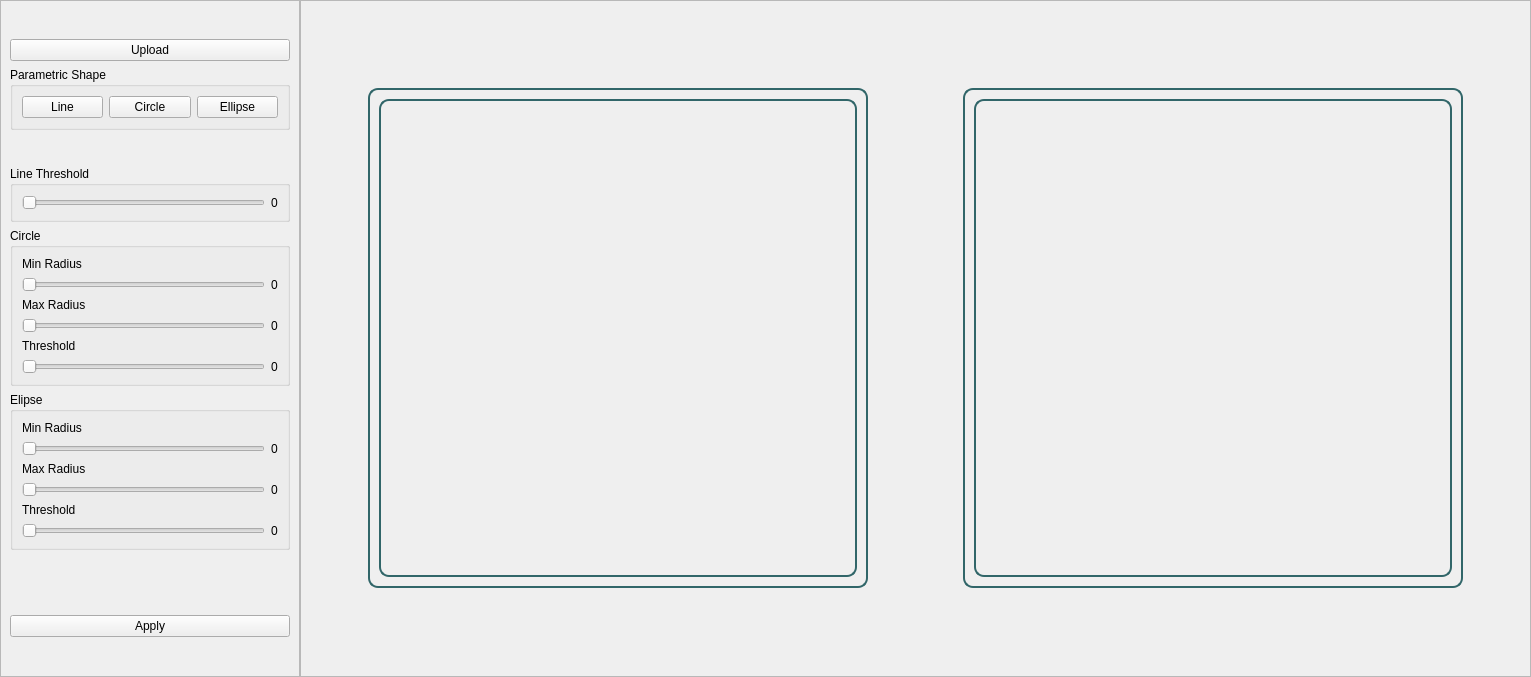
<?xml version="1.0" encoding="UTF-8"?>
<ui version="4.0">
 <class>HoughTransormWidget</class>
 <widget class="QWidget" name="HoughTransormWidget">
  <property name="geometry">
   <rect>
    <x>0</x>
    <y>0</y>
    <width>1531</width>
    <height>677</height>
   </rect>
  </property>
  <property name="windowTitle">
   <string>Form</string>
  </property>
  <layout class="QHBoxLayout" name="horizontalLayout_6">
   <property name="spacing">
    <number>0</number>
   </property>
   <property name="leftMargin">
    <number>0</number>
   </property>
   <property name="topMargin">
    <number>0</number>
   </property>
   <property name="rightMargin">
    <number>0</number>
   </property>
   <property name="bottomMargin">
    <number>0</number>
   </property>
   <item>
    <widget class="QFrame" name="frame_4">
     <property name="maximumSize">
      <size>
       <width>300</width>
       <height>16777215</height>
      </size>
     </property>
     <property name="frameShape">
      <enum>QFrame::StyledPanel</enum>
     </property>
     <property name="frameShadow">
      <enum>QFrame::Raised</enum>
     </property>
     <layout class="QVBoxLayout" name="verticalLayout_5">
      <item>
       <spacer name="verticalSpacer_2">
        <property name="orientation">
         <enum>Qt::Vertical</enum>
        </property>
        <property name="sizeHint" stdset="0">
         <size>
          <width>20</width>
          <height>40</height>
         </size>
        </property>
       </spacer>
      </item>
      <item>
       <widget class="QPushButton" name="uploadImgBtn">
        <property name="text">
         <string>Upload</string>
        </property>
       </widget>
      </item>
      <item>
       <widget class="QGroupBox" name="groupBox">
        <property name="title">
         <string>Parametric Shape</string>
        </property>
        <layout class="QHBoxLayout" name="horizontalLayout">
         <item>
          <widget class="QPushButton" name="lineShapeBtn">
           <property name="text">
            <string>Line</string>
           </property>
          </widget>
         </item>
         <item>
          <widget class="QPushButton" name="circleShapeBtn">
           <property name="text">
            <string>Circle</string>
           </property>
          </widget>
         </item>
         <item>
          <widget class="QPushButton" name="EllipseShapeBtn">
           <property name="text">
            <string>Ellipse</string>
           </property>
          </widget>
         </item>
        </layout>
       </widget>
      </item>
      <item>
       <spacer name="verticalSpacer_3">
        <property name="orientation">
         <enum>Qt::Vertical</enum>
        </property>
        <property name="sizeHint" stdset="0">
         <size>
          <width>20</width>
          <height>40</height>
         </size>
        </property>
       </spacer>
      </item>
      <item>
       <widget class="QGroupBox" name="groupBox_2">
        <property name="title">
         <string>Line Threshold</string>
        </property>
        <layout class="QHBoxLayout" name="horizontalLayout_2">
         <item>
          <widget class="QSlider" name="lineThresholdSlider">
           <property name="orientation">
            <enum>Qt::Horizontal</enum>
           </property>
          </widget>
         </item>
         <item>
          <widget class="QLabel" name="lineThresholdValue">
           <property name="text">
            <string>0</string>
           </property>
          </widget>
         </item>
        </layout>
       </widget>
      </item>
      <item>
       <widget class="QGroupBox" name="groupBox_3">
        <property name="title">
         <string>Circle</string>
        </property>
        <layout class="QVBoxLayout" name="verticalLayout_3">
         <item>
          <widget class="QLabel" name="label">
           <property name="text">
            <string>Min Radius</string>
           </property>
          </widget>
         </item>
         <item>
          <layout class="QHBoxLayout" name="horizontalLayout_3">
           <item>
            <widget class="QSlider" name="minRadiusSlider">
             <property name="orientation">
              <enum>Qt::Horizontal</enum>
             </property>
            </widget>
           </item>
           <item>
            <widget class="QLabel" name="minRadiusValue">
             <property name="text">
              <string>0</string>
             </property>
            </widget>
           </item>
          </layout>
         </item>
         <item>
          <widget class="QLabel" name="label_2">
           <property name="text">
            <string>Max Radius</string>
           </property>
          </widget>
         </item>
         <item>
          <layout class="QHBoxLayout" name="horizontalLayout_5">
           <item>
            <widget class="QSlider" name="maxRadiusSlider">
             <property name="orientation">
              <enum>Qt::Horizontal</enum>
             </property>
            </widget>
           </item>
           <item>
            <widget class="QLabel" name="maxRadiusValue">
             <property name="text">
              <string>0</string>
             </property>
            </widget>
           </item>
          </layout>
         </item>
         <item>
          <widget class="QLabel" name="label_3">
           <property name="text">
            <string>Threshold</string>
           </property>
          </widget>
         </item>
         <item>
          <layout class="QHBoxLayout" name="horizontalLayout_8">
           <item>
            <widget class="QSlider" name="circleThresholdSlider">
             <property name="orientation">
              <enum>Qt::Horizontal</enum>
             </property>
            </widget>
           </item>
           <item>
            <widget class="QLabel" name="circleThresholdValue">
             <property name="text">
              <string>0</string>
             </property>
            </widget>
           </item>
          </layout>
         </item>
        </layout>
       </widget>
      </item>
      <item>
       <widget class="QGroupBox" name="groupBox_4">
        <property name="title">
         <string>Elipse</string>
        </property>
        <layout class="QVBoxLayout" name="verticalLayout_4">
         <item>
          <widget class="QLabel" name="label_4">
           <property name="text">
            <string>Min Radius</string>
           </property>
          </widget>
         </item>
         <item>
          <layout class="QHBoxLayout" name="horizontalLayout_7">
           <item>
            <widget class="QSlider" name="minElipseRadiusSlider">
             <property name="orientation">
              <enum>Qt::Horizontal</enum>
             </property>
            </widget>
           </item>
           <item>
            <widget class="QLabel" name="minElipseRadiusValue">
             <property name="text">
              <string>0</string>
             </property>
            </widget>
           </item>
          </layout>
         </item>
         <item>
          <widget class="QLabel" name="label_5">
           <property name="text">
            <string>Max Radius</string>
           </property>
          </widget>
         </item>
         <item>
          <layout class="QHBoxLayout" name="horizontalLayout_9">
           <item>
            <widget class="QSlider" name="maxElipseRadiusSlider">
             <property name="orientation">
              <enum>Qt::Horizontal</enum>
             </property>
            </widget>
           </item>
           <item>
            <widget class="QLabel" name="maxElipseRadiusValue">
             <property name="text">
              <string>0</string>
             </property>
            </widget>
           </item>
          </layout>
         </item>
         <item>
          <widget class="QLabel" name="label_6">
           <property name="text">
            <string>Threshold</string>
           </property>
          </widget>
         </item>
         <item>
          <layout class="QHBoxLayout" name="horizontalLayout_10">
           <item>
            <widget class="QSlider" name="elipseThresholdSlider">
             <property name="orientation">
              <enum>Qt::Horizontal</enum>
             </property>
            </widget>
           </item>
           <item>
            <widget class="QLabel" name="elipseThresholdValue">
             <property name="text">
              <string>0</string>
             </property>
            </widget>
           </item>
          </layout>
         </item>
        </layout>
       </widget>
      </item>
      <item>
       <spacer name="verticalSpacer">
        <property name="orientation">
         <enum>Qt::Vertical</enum>
        </property>
        <property name="sizeHint" stdset="0">
         <size>
          <width>20</width>
          <height>70</height>
         </size>
        </property>
       </spacer>
      </item>
      <item>
       <widget class="QPushButton" name="applyBtn">
        <property name="text">
         <string>Apply</string>
        </property>
       </widget>
      </item>
      <item>
       <spacer name="verticalSpacer_4">
        <property name="orientation">
         <enum>Qt::Vertical</enum>
        </property>
        <property name="sizeHint" stdset="0">
         <size>
          <width>20</width>
          <height>40</height>
         </size>
        </property>
       </spacer>
      </item>
     </layout>
    </widget>
   </item>
   <item>
    <widget class="QFrame" name="frame_3">
     <property name="frameShape">
      <enum>QFrame::StyledPanel</enum>
     </property>
     <property name="frameShadow">
      <enum>QFrame::Raised</enum>
     </property>
     <layout class="QHBoxLayout" name="horizontalLayout_4">
      <item>
       <widget class="QFrame" name="frame">
        <property name="minimumSize">
         <size>
          <width>500</width>
          <height>500</height>
         </size>
        </property>
        <property name="maximumSize">
         <size>
          <width>500</width>
          <height>500</height>
         </size>
        </property>
        <property name="styleSheet">
         <string notr="true">
           border: 2px solid  #316669;
          border-radius: 10px;
      </string>
        </property>
        <property name="frameShape">
         <enum>QFrame::StyledPanel</enum>
        </property>
        <property name="frameShadow">
         <enum>QFrame::Raised</enum>
        </property>
        <layout class="QVBoxLayout" name="verticalLayout">
         <item>
          <widget class="QLabel" name="imageOriginal">
           <property name="text">
            <string/>
           </property>
          </widget>
         </item>
        </layout>
       </widget>
      </item>
      <item>
       <spacer name="horizontalSpacer_3">
        <property name="orientation">
         <enum>Qt::Horizontal</enum>
        </property>
        <property name="sizeType">
         <enum>QSizePolicy::Minimum</enum>
        </property>
        <property name="sizeHint" stdset="0">
         <size>
          <width>31</width>
          <height>20</height>
         </size>
        </property>
       </spacer>
      </item>
      <item>
       <widget class="QFrame" name="frame_2">
        <property name="minimumSize">
         <size>
          <width>500</width>
          <height>500</height>
         </size>
        </property>
        <property name="maximumSize">
         <size>
          <width>500</width>
          <height>500</height>
         </size>
        </property>
        <property name="styleSheet">
         <string notr="true">
           border: 2px solid  #316669;
          border-radius: 10px;
      </string>
        </property>
        <property name="frameShape">
         <enum>QFrame::StyledPanel</enum>
        </property>
        <property name="frameShadow">
         <enum>QFrame::Raised</enum>
        </property>
        <layout class="QVBoxLayout" name="verticalLayout_2">
         <item>
          <widget class="QLabel" name="imageDetected">
           <property name="text">
            <string/>
           </property>
          </widget>
         </item>
        </layout>
       </widget>
      </item>
     </layout>
    </widget>
   </item>
  </layout>
 </widget>
 <resources/>
 <connections/>
</ui>
